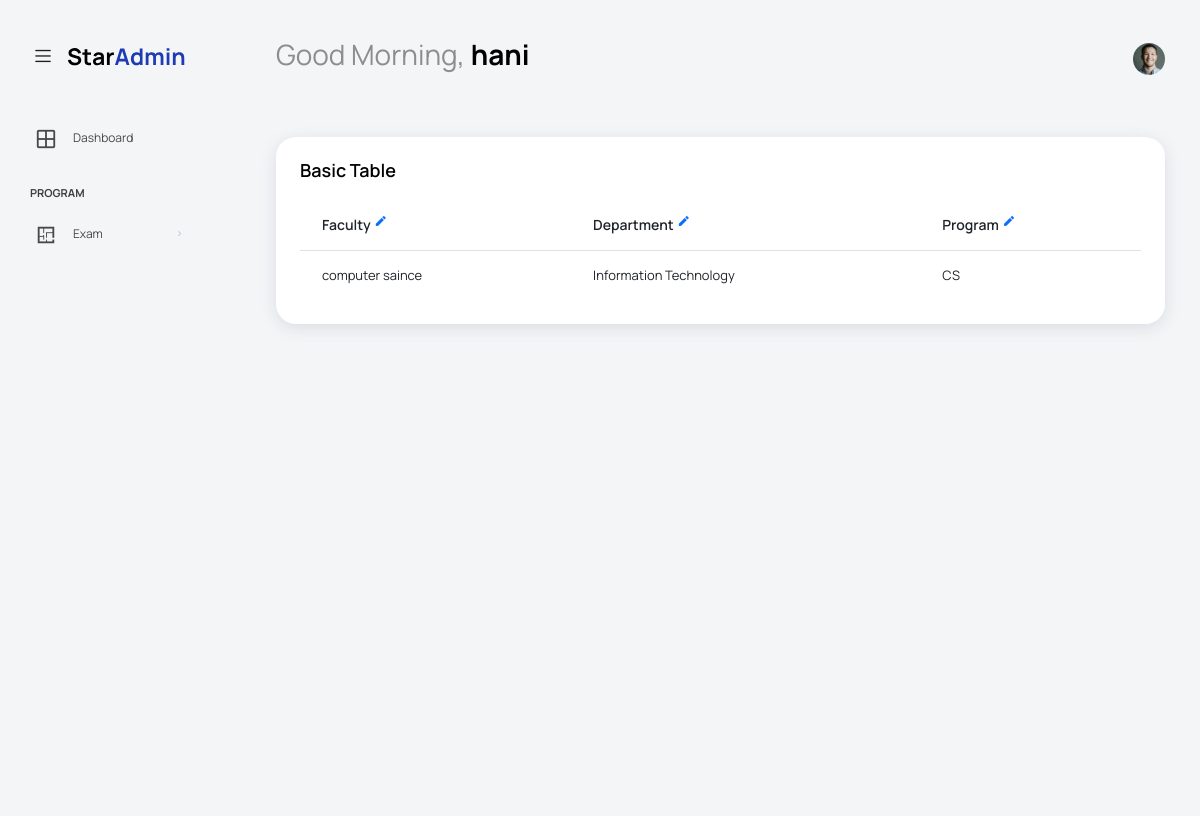
Before: /lecturer/index.php (signed in) with the older database file.
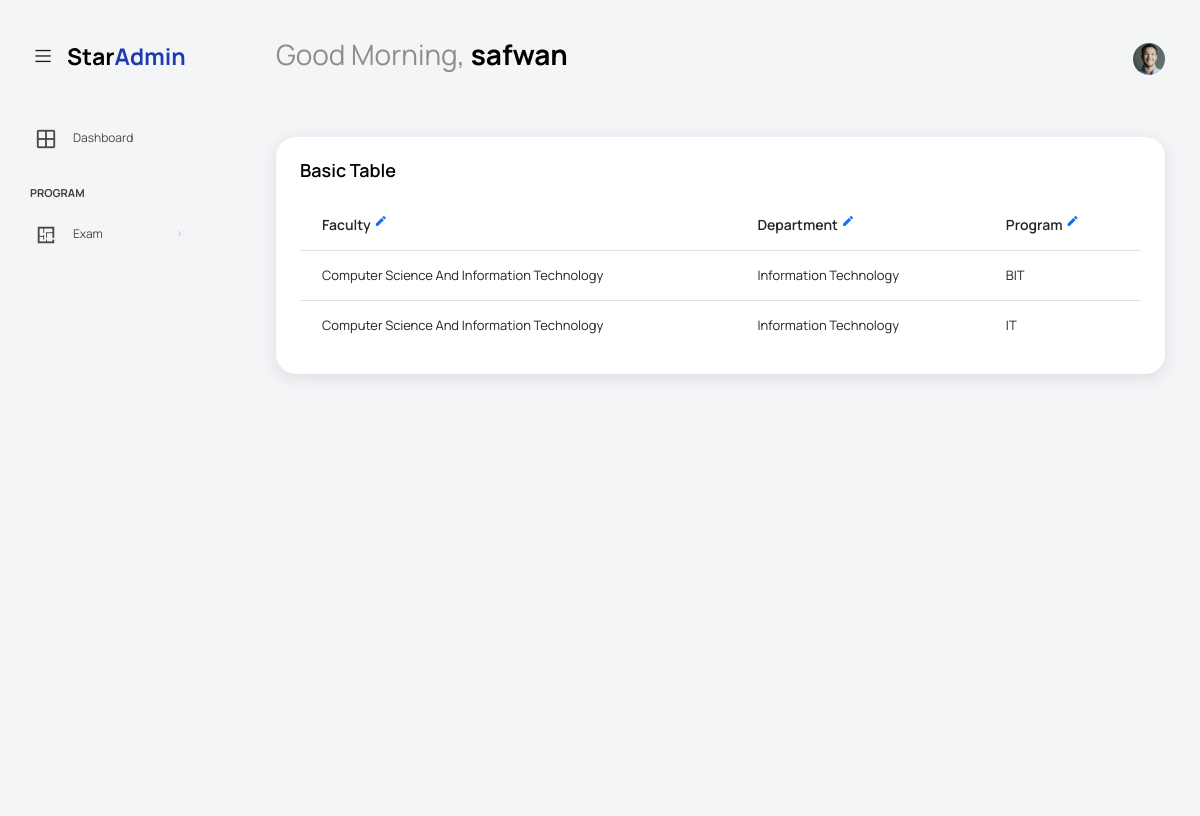
After: the same page with the newer database file.
### tables this page shows
CREATE TABLE IF NOT EXISTS `lecturer` (
  `Le_ID` int(11) NOT NULL AUTO_INCREMENT,
  `Le_Name` varchar(50) NOT NULL,
  `Le_Birthday` varchar(50) NOT NULL,
  `Le_Email` varchar(50) NOT NULL,
  `Le_Pass` varchar(100) NOT NULL,
  `Le_Gender` varchar(50) NOT NULL,
  `Le_Degree` varchar(50) NOT NULL,
  PRIMARY KEY (`Le_ID`),
  UNIQUE KEY `Le_Email` (`Le_Email`)
);

CREATE TABLE IF NOT EXISTS `faculty` (
  `F_ID` int(11) NOT NULL AUTO_INCREMENT,
  `F_Name` varchar(50) NOT NULL,
  PRIMARY KEY (`F_ID`)
);

CREATE TABLE IF NOT EXISTS `program` (
  `P_ID` int(11) NOT NULL AUTO_INCREMENT,
  `P_Name` varchar(50) NOT NULL,
  `D_ID` int(11) NOT NULL,
  PRIMARY KEY (`P_ID`),
  KEY `D_ID` (`D_ID`)
);

CREATE TABLE IF NOT EXISTS `department` (
  `D_ID` int(11) NOT NULL AUTO_INCREMENT,
  `D_Name` varchar(50) NOT NULL,
  `F_ID` int(11) NOT NULL,
  PRIMARY KEY (`D_ID`),
  KEY `F_ID` (`F_ID`) USING BTREE
);

### lecturer/index.php (the view, shortened to what this page needs)
<?php
include_once('../includes/conn.php');
$id=$_SESSION['id'];
$query=mysqli_query($conn,"SELECT * FROM lecturer WHERE Le_ID=".$id);
$result= mysqli_fetch_array($query);
  else ?>
<!DOCTYPE html>
<html lang="en">
<head>
  <link rel="stylesheet" href="vendors/feather/feather.css">
  <link rel="stylesheet" href="vendors/mdi/css/materialdesignicons.min.css">
  <link rel="stylesheet" href="vendors/ti-icons/css/themify-icons.css">
  <link rel="stylesheet" href="vendors/typicons/typicons.css">
  <link rel="stylesheet" href="vendors/simple-line-icons/css/simple-line-icons.css">
  <link rel="stylesheet" href="vendors/css/vendor.bundle.base.css">
  <link rel="stylesheet" href="vendors/datatables.net-bs4/dataTables.bootstrap4.css">
  <link rel="stylesheet" href="js/select.dataTables.min.css">
  <link rel="stylesheet" href="css/vertical-layout-light/style.css">
</head>
<body>
  <div class="container-scroller">
    <?php include('head.php');?>
    <div class="container-fluid page-body-wrapper">
      <?php include('sidebar.php'); ?>
      <div class="main-panel">
        <div class="content-wrapper">
          <div class="row">
            <div class="col-sm-12">
              <div class="card">
                <div class="card-body">
                  <h4 class="card-title">Basic Table</h4>
                  <div class="table-responsive">
                  <?php
                      $query= "SELECT `faculty`.*, `department`.*, `program`.*
                      FROM `faculty`
                        LEFT JOIN `department`
                         ON `department`.`F_ID` = `faculty`.`F_ID`
                        LEFT JOIN `program`
                         ON `program`.`D_ID` = `department`.`D_ID`";
                       $result = mysqli_query($conn,$query);
                      if(mysqli_num_rows($result)> 0)
                      {?>
                <table class="table">
                  <thead>
                    <tr>
                      <th>Faculty <a class="mdi mdi-border-color" href="manage-faculty.php"></a></th>
                      <th>Department <a class="mdi mdi-border-color" href="manage-department.php"></a></th>
                      <th>Program <a class="mdi mdi-border-color" href="manage-program.php"></a></th>
                    </tr>
                  </thead>
                  <tbody>
                  <?php while($row = mysqli_fetch_assoc($result))
                {?>
                    <tr>
                      <td><?php echo @$row['F_Name']; ?></td>
                      <td><?php echo @$row['D_Name']; ?></td>
                      <td><?php echo @$row['P_Name']; ?></td>
                    </tr>
                    <?php
                  }
                  }
                  else echo "";?>
                            </tbody>
                    </table>
                  </div>
                </div>
              </div>
            </div>
            </div>
          </div>
        </div>
      </div>
    </div>
</body>
</html>

### lecturer/head.php (shortened to what this page needs)
<nav class="navbar default-layout col-lg-12 col-12 p-0 d-flex align-items-top flex-row pt-5 mt-3">
      <div class="text-center navbar-brand-wrapper d-flex align-items-center justify-content-start">
        <div class="me-3">
          <button class="navbar-toggler navbar-toggler align-self-center" type="button" data-bs-toggle="minimize">
            <span class="icon-menu"></span>
          </button>
        </div>
        <div>
          <a class="navbar-brand brand-logo" href="index.html">
            <img src="images/logo.svg" alt="logo">
          </a>
        </div>
      </div>
      <div class="navbar-menu-wrapper d-flex align-items-top">
        <ul class="navbar-nav">
          <li class="nav-item font-weight-semibold d-none d-lg-block ms-0">
            <h1 class="welcome-text">Good Morning, <span class="text-black fw-bold"><?php echo $result['Le_Name']  ?></span></h1>
          </li>
        </ul>
        <ul class="navbar-nav ms-auto">
          <li class="nav-item">
            <form class="search-form" action="#">
              <i class="icon-search"></i>
              <input type="search" class="form-control" placeholder="Search Here" title="Search here">
            </form>
          </li>
          <li class="nav-item dropdown d-none d-lg-block user-dropdown">
            <a class="nav-link" id="UserDropdown" href="#" data-bs-toggle="dropdown" aria-expanded="false">
              <img class="img-xs rounded-circle" src="images/faces/face8.jpg" alt="Profile image"> </a>
          </li>
        </ul>
      </div>
    </nav>

Changed rows visible on the page:
changed lecturer: Le_Name "hani" → "safwan"
now on one of the page's lists (row edited): faculty: F_Name "Computer Science And Information Technology", department.D_Name "Information Technology", program.P_Name "IT"
changed faculty "Information Technology": F_Name "computer saince" → "Computer Science And Information Technology"; program.P_Name "CS" → "BIT"
